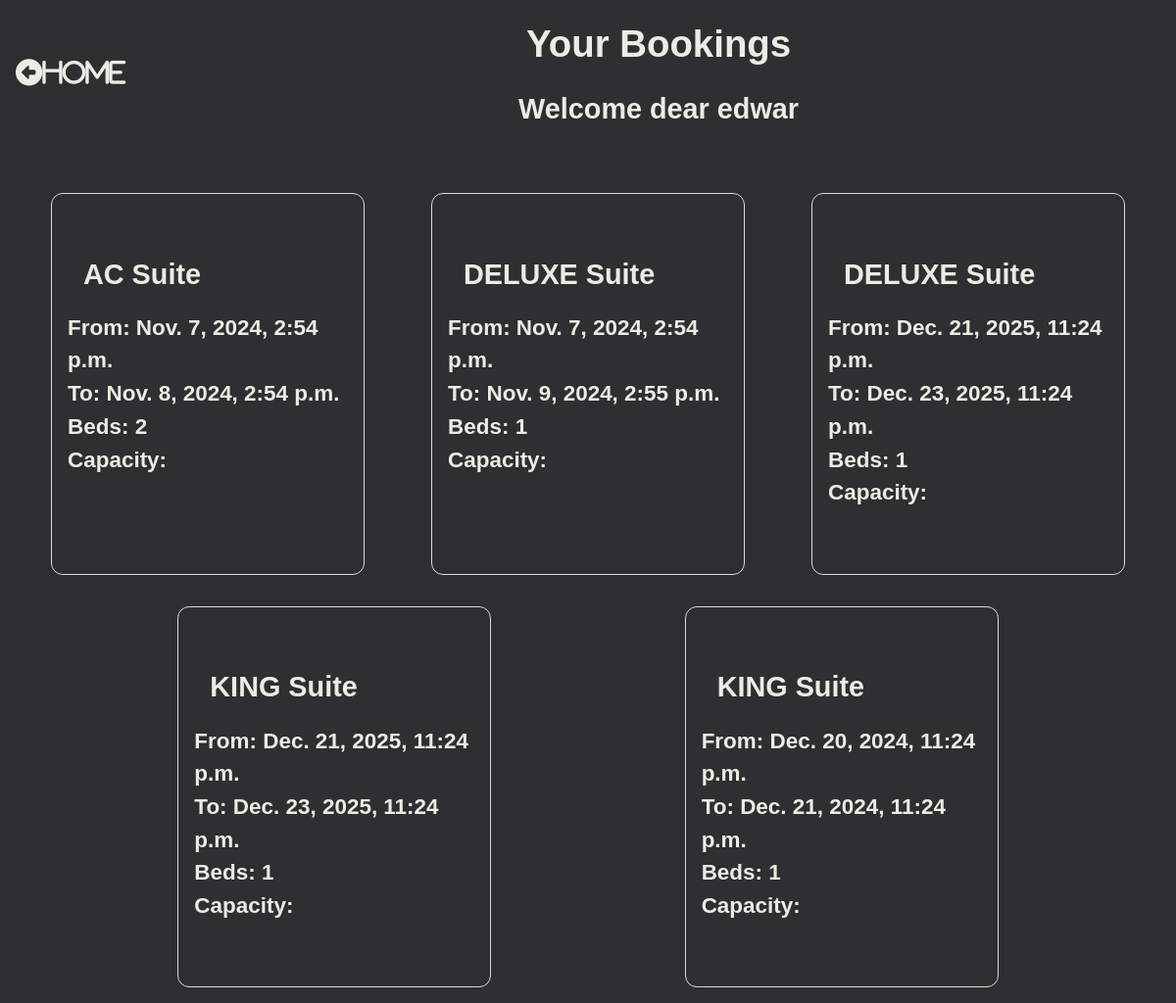
Before: /booking_list/ (signed in) with the older database file.
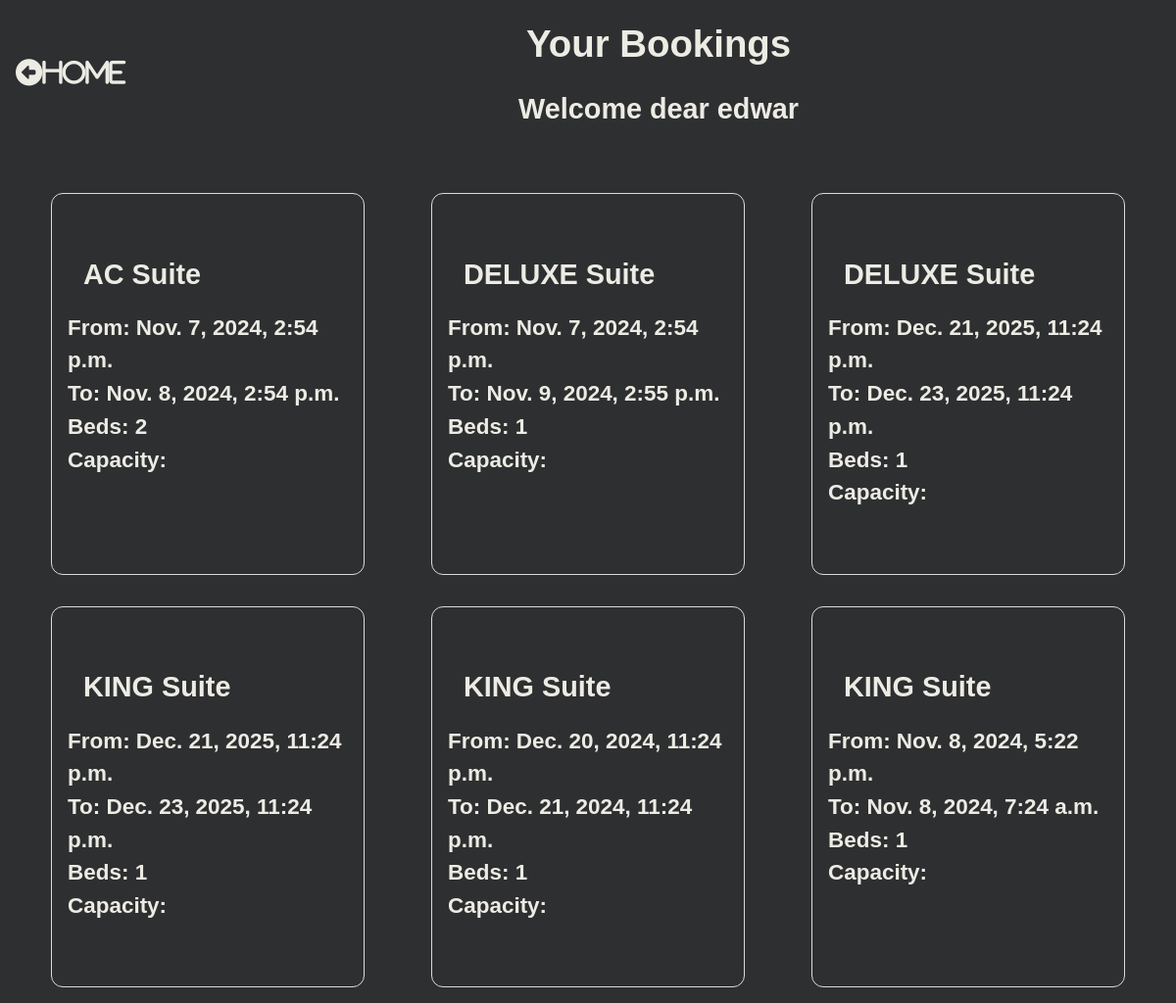
After: the same page with the newer database file.
### hotel/models.py (models this page shows, shortened)
class Booking(models.Model):
    user = models.ForeignKey(settings.AUTH_USER_MODEL, on_delete=models.CASCADE)
    room = models.ForeignKey(Room,on_delete=models.CASCADE)
    check_in = models.DateTimeField()
    check_out = models.DateTimeField()
    def get_room_category(self):
        room_categories = dict(self.room.ROOM_CATEGORIES)
        room_category = room_categories.get(self.room.category)
        return room_category
    def get_cancel_booking_url(self):
        return reverse_lazy('hotel:CancelBookingView', args=[self.pk, ])

class Room(models.Model):
    ROOM_CATEGORIES = (
        ('YAC', 'AC'),
        ('DEL', 'DELUXE'),
        ('KIN', 'KING'),
        ('QUE', 'QUEEN'),
    )
    number = models.IntegerField()
    category = models.CharField(max_length=3, choices=ROOM_CATEGORIES)
    beds = models.IntegerField()

### hotel/views.py (the view)
# urls.py: path('booking_list/', BookingListView.as_view(), name='BookingListView'),
class BookingListView(ListView):
    template_name = "booking_list_view.html"
    model = Booking
    def get_queryset(self, *args, **kwargs):
        if self.request.user.is_staff:
            booking_list=Booking.objects.all()
            return booking_list
        else:
            booking_list=Booking.objects.filter(user=self.request.user)
            return booking_list

### hotel/templates/booking_list_view.html (shortened to what this page needs)
{% load static %}
<!DOCTYPE html>
<html lang="en">
<head>
    <link rel="stylesheet" href="{% static 'hotel/css/booking_list_view.css' %}">
</head>
<body>
    <div class="content">
        <div class="header">
            <div class="headings">
                <h1>Your Bookings</h1>
                <h2>Welcome dear {{user}}</h2>
            </div>
            <div class="home">
                <div class="home">
                    <a href="{% url 'hotel:RoomListView' %}"><i class="fas fa-arrow-alt-circle-left">Home</i></a>
                </div>
            </div>
        </div>
        <div class="bookings">
            {% for booking in booking_list %}
            <div class="booking">
                <div class="category">
                    <h2>{{booking.get_room_category}} Suite</h2>
                </div>
                <div class="from">
                    <h3>From: {{booking.check_in}}</h3>
                </div>
                <div class="to">
                    <h3>To: {{booking.check_out}}</h3>
                </div>
                <div class="beds">
                    <h3>Beds: {{booking.room.beds}}</h3>
                </div>
                <div class="capacity">
                    <h3>Capacity: {{booking.room.capacity}}</h3>
                </div>
                <div class="cancel"><a href="{{booking.get_cancel_booking_url}}" class="invisible"></a></div>
            </div>
            {% endfor %}
        </div>
</body>
</html>

Changed rows visible on the page:
added Booking: get_room_category "KING", check_in "Nov. 8, 2024, 5:22 p.m.", check_out "Nov. 8, 2024, 7:24 a.m.", room.beds "1"
